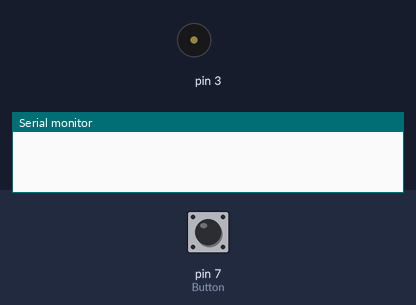
Simulated run of this sketch. Board: Arduino Uno, built with avr-gcc and run on an emulated ATmega328P. Shown: buzzer (waves = sounding), the last lines printed to the serial monitor. Inputs (shaded band) come from the test bench; at power-on: pin 7 (Button) HIGH.

Above: at 1.2 s.
1.3 s: pin 7 (Button) pulled LOW for 0.15 s
At 4.8 s:
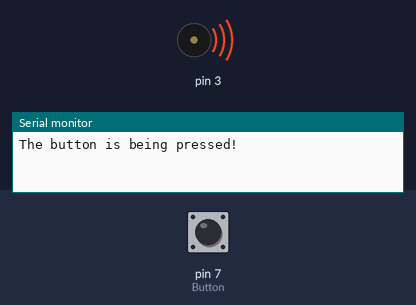
Timing chart, 0 to 7.9 s (numbered marks = the images above; inputs shaded):
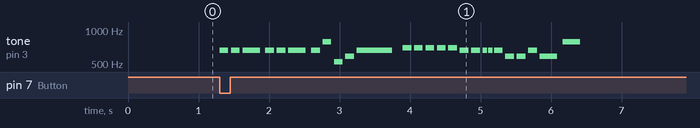

The sketch:

Button_melody.ino
```cpp
#include "pitches.h"

const int Button = 7;
const int Buzzer = 3;

int melody[] = {
  NOTE_E5, NOTE_E5, NOTE_E5,
  NOTE_E5, NOTE_E5, NOTE_E5,
  NOTE_E5, NOTE_G5, NOTE_C5, NOTE_D5,
  NOTE_E5,
  NOTE_F5, NOTE_F5, NOTE_F5, NOTE_F5,
  NOTE_F5, NOTE_E5, NOTE_E5, NOTE_E5, NOTE_E5,
  NOTE_E5, NOTE_D5, NOTE_D5, NOTE_E5,
  NOTE_D5, NOTE_G5
};

int noteDurations[] = {
  8, 8, 4,
  8, 8, 4,
  8, 8, 8, 8,
  2,
  8, 8, 8, 8,
  8, 8, 8, 16, 16,
  8, 8, 8, 8,
  4, 4
};


void setup() {
  Serial.begin(9600);
  pinMode(Button, INPUT_PULLUP);

}

void loop() {
  int buttonState = digitalRead(Button);

  if (buttonState == LOW)
  {
    Serial.println("The button is being pressed!");
    buzzer();
  }
}

void buzzer() {
  // iterate over the notes of the melody:
  int size = sizeof(noteDurations) / sizeof(int);

  for (int thisNote = 0; thisNote < size; thisNote++) {
    // to calculate the note duration, take one second divided by the note
    // e.g. quarter note = 1000 / 4, eighth note = 1000 / 8, etc. :
    int noteDuration = 1000 / noteDurations[thisNote];
    tone(3, melody[thisNote], noteDuration);

    // to distinguish the notes, set a minimum time between them.
    // the note's duration + 30% seems to work well:
    int pauseBetweenNotes = noteDuration * 1.30;
    delay(pauseBetweenNotes);
    // stop the tone playing
    noTone(3);
  }

}
```

pitches.h
```cpp
/*************************************************
 * Public Constants
 *************************************************/

#define NOTE_B0  31
#define NOTE_C1  33
#define NOTE_CS1 35
#define NOTE_D1  37
#define NOTE_DS1 39
#define NOTE_E1  41
#define NOTE_F1  44
#define NOTE_FS1 46
#define NOTE_G1  49
#define NOTE_GS1 52
#define NOTE_A1  55
#define NOTE_AS1 58
#define NOTE_B1  62
#define NOTE_C2  65
#define NOTE_CS2 69
#define NOTE_D2  73
#define NOTE_DS2 78
#define NOTE_E2  82
#define NOTE_F2  87
#define NOTE_FS2 93
#define NOTE_G2  98
#define NOTE_GS2 104
#define NOTE_A2  110
#define NOTE_AS2 117
#define NOTE_B2  123
#define NOTE_C3  131
#define NOTE_CS3 139
#define NOTE_D3  147
#define NOTE_DS3 156
#define NOTE_E3  165
#define NOTE_F3  175
#define NOTE_FS3 185
#define NOTE_G3  196
#define NOTE_GS3 208
#define NOTE_A3  220
#define NOTE_AS3 233
#define NOTE_B3  247
#define NOTE_C4  262
#define NOTE_CS4 277
#define NOTE_D4  294
#define NOTE_DS4 311
#define NOTE_E4  330
#define NOTE_F4  349
#define NOTE_FS4 370
#define NOTE_G4  392
#define NOTE_GS4 415
#define NOTE_A4  440
#define NOTE_AS4 466
#define NOTE_B4  494
#define NOTE_C5  523
#define NOTE_CS5 554
#define NOTE_D5  587
#define NOTE_DS5 622
#define NOTE_E5  659
#define NOTE_F5  698
#define NOTE_FS5 740
#define NOTE_G5  784
#define NOTE_GS5 831
#define NOTE_A5  880
#define NOTE_AS5 932
#define NOTE_B5  988
#define NOTE_C6  1047
#define NOTE_CS6 1109
#define NOTE_D6  1175
#define NOTE_DS6 1245
#define NOTE_E6  1319
#define NOTE_F6  1397
#define NOTE_FS6 1480
#define NOTE_G6  1568
#define NOTE_GS6 1661
#define NOTE_A6  1760
#define NOTE_AS6 1865
#define NOTE_B6  1976
#define NOTE_C7  2093
#define NOTE_CS7 2217
#define NOTE_D7  2349
#define NOTE_DS7 2489
#define NOTE_E7  2637
#define NOTE_F7  2794
#define NOTE_FS7 2960
#define NOTE_G7  3136
#define NOTE_GS7 3322
#define NOTE_A7  3520
#define NOTE_AS7 3729
#define NOTE_B7  3951
#define NOTE_C8  4186
#define NOTE_CS8 4435
#define NOTE_D8  4699
#define NOTE_DS8 4978
```

Measured:
- after the input at 1.3 s, tone on pin 3: plays 659 Hz for 0.13 s, 659 Hz for 0.13 s, 659 Hz for 0.25 s, 659 Hz for 0.13 s, 659 Hz for 0.13 s, 659 Hz for 0.25 s … (26 notes in this stretch), starting at once
